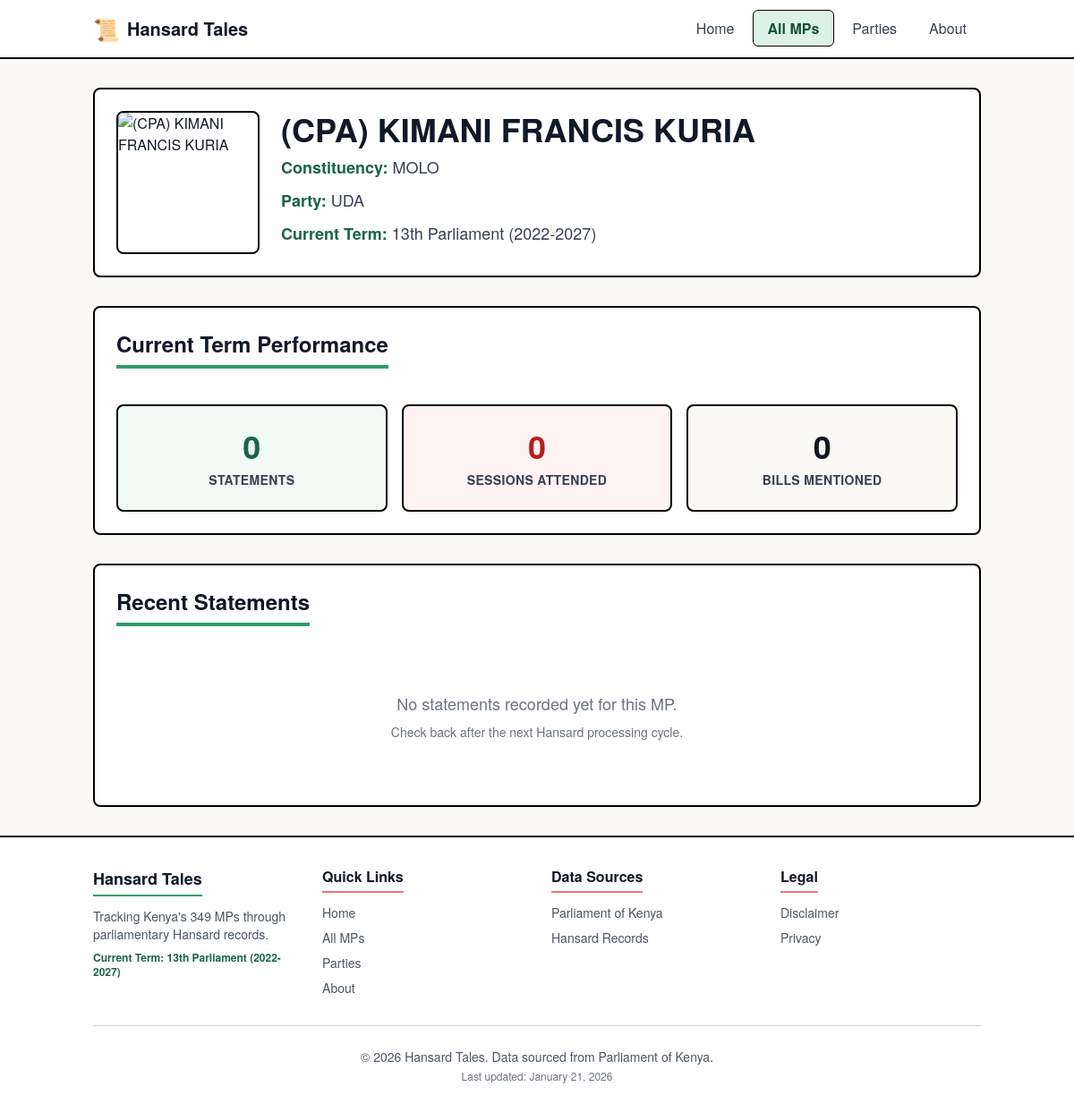
Page /mp/344/ on the committed database.
### tables this page shows
CREATE TABLE mps (
            id INTEGER PRIMARY KEY AUTOINCREMENT,
            name TEXT NOT NULL,
            constituency TEXT NOT NULL,
            party TEXT,
            photo_url TEXT,
            first_elected_year INTEGER,
            created_at TIMESTAMP DEFAULT CURRENT_TIMESTAMP,
            updated_at TIMESTAMP DEFAULT CURRENT_TIMESTAMP
        );

CREATE TABLE parliamentary_terms (
            id INTEGER PRIMARY KEY AUTOINCREMENT,
            term_number INTEGER NOT NULL,
            start_date DATE NOT NULL,
            end_date DATE,
            is_current BOOLEAN DEFAULT 0,
            created_at TIMESTAMP DEFAULT CURRENT_TIMESTAMP,
            UNIQUE(term_number)
        );

### app.py (the view)
@app.route('/mp/<int:mp_id>/')
def mp_profile(mp_id):
    conn = get_db_connection()
    mp = conn.execute('''
        SELECT m.*, mt.constituency, mt.party, mt.elected_date
        FROM mps m
        JOIN mp_terms mt ON m.id = mt.mp_id
        WHERE m.id = ? AND mt.is_current = 1
    ''', (mp_id,)).fetchone()
    if not mp:
        return "MP not found", 404
    current_term = conn.execute('''
        SELECT * FROM parliamentary_terms WHERE is_current = 1
    ''').fetchone()
    performance = conn.execute('''
        SELECT
            COUNT(DISTINCT s.id) as statement_count,
            COUNT(DISTINCT s.session_id) as sessions_attended,
            COUNT(DISTINCT CASE WHEN s.bill_reference IS NOT NULL THEN s.bill_reference END) as bills_mentioned,
            MAX(hs.date) as last_active_date
        FROM statements s
        JOIN hansard_sessions hs ON s.session_id = hs.id
        WHERE s.mp_id = ? AND hs.term_id = ?
    ''', (mp_id, current_term['id'])).fetchone()
    historical_terms = conn.execute('''
        SELECT
            pt.term_number,
            mt.constituency,
            mt.party,
            mt.elected_date,
            mt.left_date,
            mt.is_current,
            COUNT(DISTINCT s.id) as statement_count,
            COUNT(DISTINCT s.session_id) as sessions_attended
        FROM mp_terms mt
        JOIN parliamentary_terms pt ON mt.term_id = pt.id
        LEFT JOIN hansard_sessions hs ON hs.term_id = pt.id
        LEFT JOIN statements s ON s.mp_id = mt.mp_id AND s.session_id = hs.id
        WHERE mt.mp_id = ?
        GROUP BY pt.term_number
        ORDER BY pt.term_number DESC
    ''', (mp_id,)).fetchall()
    statements = conn.execute('''
        SELECT
            s.text,
            s.page_number,
            s.bill_reference,
            hs.date,
            hs.pdf_url as hansard_url,
            pt.term_number
        FROM statements s
        JOIN hansard_sessions hs ON s.session_id = hs.id
        JOIN parliamentary_terms pt ON hs.term_id = pt.id
        WHERE s.mp_id = ?
        ORDER BY hs.date DESC
        LIMIT 20
    ''', (mp_id,)).fetchall()
    conn.close()
    return render_template('pages/mp_profile.html',
                         mp=mp,
                         current_term=current_term,
                         performance=performance,
                         historical_terms=historical_terms,
                         statements=statements,
                         active_page='mps')

### app.py (called while the page is built)
def get_db_connection():
    test_db_path = os.environ.get('TEST_DB_PATH')
    if test_db_path:
        conn = sqlite3.connect(test_db_path)
    else:
        db_path = os.path.join(os.path.dirname(os.path.abspath(__file__)), 'data', 'hansard.db')
        conn = sqlite3.connect(db_path)
    conn.row_factory = sqlite3.Row
    return conn

@app.context_processor
def inject_globals():
    return {
        'current_year': datetime.now().year,
        'last_updated': datetime.now().strftime('%B %d, %Y')
    }

### templates/pages/mp_profile.html (shortened to what this page needs)
{% extends "layouts/base.html" %}
{% block content %}
<div class="max-w-6xl mx-auto">
    <div class="bg-white border-2 border-black rounded-lg shadow-sm p-6 mb-8">
        <div class="flex flex-col md:flex-row gap-6">
            <div class="flex-shrink-0">
                {% if mp.photo_url %}
                <img src="{{ mp.photo_url }}" alt="{{ mp.name }}"
                    class="w-32 h-32 md:w-40 md:h-40 rounded-lg border-2 border-black object-cover">
                {% endif %}
            </div>
            <div class="flex-grow">
                <h1 class="text-3xl md:text-4xl font-bold text-gray-900 mb-2">{{ mp.name }}</h1>
                <div class="space-y-2 text-gray-700">
                    <p class="text-lg">
                        <span class="font-semibold text-kenya-green-700">Constituency:</span>
                        {{ mp.constituency }}
                    </p>
                    <p class="text-lg">
                        <span class="font-semibold text-kenya-green-700">Party:</span>
                        {{ mp.party or 'Independent' }}
                    </p>
                    <p class="text-lg">
                        <span class="font-semibold text-kenya-green-700">Current Term:</span>
                        {{ current_term.term_number }}th Parliament ({{ current_term.start_date[:4] }}-{{
                        current_term.end_date[:4] }})
                    </p>
                </div>
            </div>
        </div>
    </div>
    <div class="bg-white border-2 border-black rounded-lg shadow-sm p-6 mb-8">
        <h2 class="text-2xl font-bold text-gray-900 mb-4 pb-2 border-b-4 border-kenya-green-500 inline-block">
            Current Term Performance
        </h2>
        <div class="grid grid-cols-1 md:grid-cols-3 gap-4 mt-6">
            <div class="bg-kenya-green-50 border-2 border-black rounded-lg p-6 text-center">
                <div class="text-4xl font-bold text-kenya-green-700 mb-2">
                    {{ performance.statement_count or 0 }}
                </div>
                <div class="text-sm font-semibold text-gray-700 uppercase tracking-wide">
                    Statements
                </div>
            </div>
            <div class="bg-kenya-red-50 border-2 border-black rounded-lg p-6 text-center">
                <div class="text-4xl font-bold text-kenya-red-700 mb-2">
                    {{ performance.sessions_attended or 0 }}
                </div>
                <div class="text-sm font-semibold text-gray-700 uppercase tracking-wide">
                    Sessions Attended
                </div>
            </div>
            <div class="bg-warm-white border-2 border-black rounded-lg p-6 text-center">
                <div class="text-4xl font-bold text-gray-900 mb-2">
                    {{ performance.bills_mentioned or 0 }}
                </div>
                <div class="text-sm font-semibold text-gray-700 uppercase tracking-wide">
                    Bills Mentioned
                </div>
            </div>
        </div>
    </div>
    <div class="bg-white border-2 border-black rounded-lg shadow-sm p-6">
        <div class="flex flex-col md:flex-row md:items-center md:justify-between mb-6">
            <h2
                class="text-2xl font-bold text-gray-900 pb-2 border-b-4 border-kenya-green-500 inline-block mb-4 md:mb-0">
                Recent Statements
            </h2>
        </div>
        <div id="statements-list" class="space-y-4">
            {% if statements and statements|length > 0 %}
            {% for statement in statements %}
            <div class="statement-item border-l-4 border-kenya-green-500 pl-4 py-3 bg-gray-50 rounded-r-lg"
                data-term="{{ statement.term_number }}">
                <div class="flex flex-col md:flex-row md:items-start md:justify-between mb-2">
                    <p class="text-sm font-semibold text-gray-700">
                        {{ statement.date }}
                        {% if statement.term_number != current_term.term_number %}
                        <span class="text-xs text-gray-500">({{ statement.term_number }}th Parliament)</span>
                        {% endif %}
                    </p>
                    {% if statement.hansard_url %}
                    <a href="{{ statement.hansard_url }}" target="_blank" rel="noopener"
                        class="text-sm text-kenya-green-700 hover:text-kenya-green-900 font-semibold flex items-center gap-1">
                        View in Hansard (Page {{ statement.page_number }})
                        <svg class="w-4 h-4" fill="none" stroke="currentColor" viewBox="0 0 24 24">
                            <path stroke-linecap="round" stroke-linejoin="round" stroke-width="2"
                                d="M10 6H6a2 2 0 00-2 2v10a2 2 0 002 2h10a2 2 0 002-2v-4M14 4h6m0 0v6m0-6L10 14"></path>
                        </svg>
                    </a>
                    {% endif %}
                </div>
                <p class="text-gray-800 leading-relaxed">{{ statement.text[:500] }}{% if statement.text|length > 500
                    %}...{% endif %}</p>
                {% if statement.bill_reference %}
                <p class="text-sm text-kenya-red-700 font-semibold mt-2">
                    📋 {{ statement.bill_reference }}
                </p>
                {% endif %}
            </div>
            {% endfor %}
            {% else %}
            <div class="text-center py-12 text-gray-500">
                <p class="text-lg">No statements recorded yet for this MP.</p>
                <p class="text-sm mt-2">Check back after the next Hansard processing cycle.</p>
            </div>
            {% endif %}
        </div>
    </div>
</div>
{% endblock %}

### static/css/main.css (style rules this page uses)
body { font-family: "Helvetica Neue", -apple-system, BlinkMacSystemFont, "Segoe UI", Roboto, Arial, "Noto Sans", sans-serif, "Apple Color Emoji", "Segoe UI Emoji", "Segoe UI Symbol", "Noto Color Emoji"; }
html { scroll-behavior: smooth; }

### rows in the picture
mps: name "(CPA) KIMANI FRANCIS KURIA", constituency "MOLO", party "UDA"
parliamentary_terms: term_number "13", start_date "2022", end_date "2027"

### other values in the picture
{{ performance.statement_count or 0 }} "0"
{{ performance.sessions_attended or 0 }} "0"
{{ performance.bills_mentioned or 0 }} "0"
